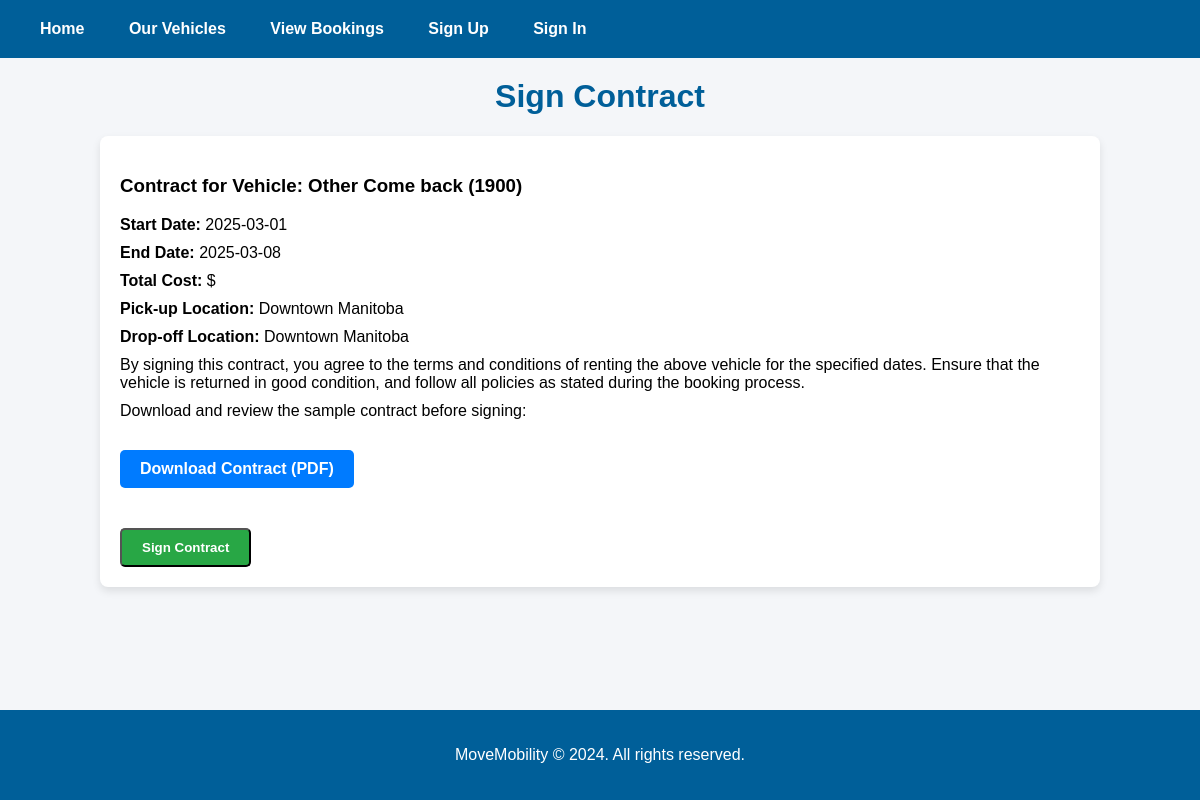
/contract_page.php?booking_id=59 (signed in), run on the app's committed database.
### tables this page shows
CREATE TABLE `bookings` (
  `booking_id` int(11) NOT NULL,
  `user_id` int(11) DEFAULT NULL,
  `vehicle_id` int(11) DEFAULT NULL,
  `start_date` date DEFAULT NULL,
  `end_date` date DEFAULT NULL,
  `status` varchar(50) DEFAULT 'Pending',
  `created_at` timestamp NOT NULL DEFAULT current_timestamp(),
  `payment_status` enum('paid','unpaid') DEFAULT 'unpaid',
  `full_name` varchar(255) NOT NULL,
  `email` varchar(255) NOT NULL,
  `phone` varchar(20) NOT NULL,
  `pickup_location` varchar(255) NOT NULL,
  `dropoff_location` varchar(255) DEFAULT NULL,
  `car_type` varchar(50) NOT NULL,
  `additional_features` text DEFAULT NULL,
  `license` varchar(50) NOT NULL,
  `age` int(11) NOT NULL
);

CREATE TABLE `vehicles` (
  `vehicle_id` int(11) NOT NULL,
  `user_id` int(11) NOT NULL,
  `make` varchar(50) NOT NULL,
  `year` int(11) NOT NULL,
  `model` varchar(100) NOT NULL,
  `fuel_type` varchar(50) NOT NULL,
  `transmission` varchar(50) NOT NULL,
  `ramp_type` varchar(100) NOT NULL,
  `securement_system` varchar(100) NOT NULL,
  `num_wheelchair` int(11) NOT NULL,
  `height_clearance` int(11) NOT NULL,
  `seating_config` int(11) NOT NULL,
  `drive_from_wc` varchar(10) NOT NULL,
  `date_added` timestamp NOT NULL DEFAULT current_timestamp(),
  `availability` tinyint(1) NOT NULL DEFAULT 0,
  `category` varchar(255) NOT NULL,
  `vin` varchar(255) NOT NULL,
  `accessibility_type` varchar(255) NOT NULL,
  `interior_height` decimal(10,2) NOT NULL,
  `door_clearance` decimal(10,2) NOT NULL,
  `ramp_lift_width` decimal(10,2) NOT NULL,
  `registration_document` varchar(255) NOT NULL,
  `insurance_document` varchar(255) NOT NULL,
  `inspection_report` varchar(255) NOT NULL,
  `vehicle_history` text DEFAULT NULL,
  `wheelchair_securement_system` varchar(255) NOT NULL,
  `num_wheelchair_positions` int(11) NOT NULL,
  `ramp_or_lift_functional` tinyint(1) NOT NULL,
  `safety_features` text NOT NULL,
  `emergency_equipment` text NOT NULL,
  `roadworthiness` tinyint(1) NOT NULL,
  `photos` text NOT NULL,
  `rental_rates` longtext NOT NULL CHECK (json_valid(`rental_rates`)),
  `rules_and_restrictions` text NOT NULL,
  `availability_schedule` text NOT NULL,
  `approval_status` varchar(20) NOT NULL DEFAULT 'pending'
);

### contract_page.php (the view, shortened to what this page needs)
<?php
$servername = "localhost";
$username = "root";
$password = "";
$dbname = "rentalwebsite";
$conn = new mysqli($servername, $username, $password, $dbname);
$booking_id = $_GET['booking_id'];
$user_id = $_SESSION['user_id'];
$sql = "SELECT bookings.*, vehicles.make, vehicles.model, vehicles.year
        FROM bookings
        JOIN vehicles ON bookings.vehicle_id = vehicles.vehicle_id
        WHERE bookings.booking_id = ? AND bookings.user_id = ?";
$stmt = $conn->prepare($sql);
$stmt->bind_param("ii", $booking_id, $user_id);
$stmt->execute();
$result = $stmt->get_result();
$booking = $result->fetch_assoc();
?>
<!DOCTYPE html>
<html lang="en">
<head>
</head>
<body>
    <header>
        <nav>
            <a href="index.html">Home</a>
            <a href="our-vehicles.php">Our Vehicles</a>
            <a href="view_booking.php">View Bookings</a>
            <a href="signup.html">Sign Up</a>
            <a href="signin.php">Sign In</a>
        </nav>
    </header>
    <h1>Sign Contract</h1>
    <div class="contract-container">
        <div class="contract-details">
            <h3>Contract for Vehicle: <?= htmlspecialchars($booking['make'] . ' ' . $booking['model'] . ' (' . $booking['year'] . ')') ?></h3>
            <p><strong>Start Date:</strong> <?= htmlspecialchars($booking['start_date']) ?></p>
            <p><strong>End Date:</strong> <?= htmlspecialchars($booking['end_date']) ?></p>
            <p><strong>Total Cost:</strong> $<?= htmlspecialchars($booking['total_cost']) ?></p>
            <p><strong>Pick-up Location:</strong> <?= htmlspecialchars($booking['pickup_location']) ?></p>
            <p><strong>Drop-off Location:</strong> <?= htmlspecialchars($booking['dropoff_location']) ?></p>
            <p>By signing this contract, you agree to the terms and conditions of renting the above vehicle for the specified dates. Ensure that the vehicle is returned in good condition, and follow all policies as stated during the booking process.</p>
            <p>Download and review the sample contract before signing:</p>
            <a class="download-link" href="contracts/sample_contract.pdf" target="_blank">Download Contract (PDF)</a>
        </div>
        <form method="POST" action="">
            <button type="submit" class="sign-button">Sign Contract</button>
        </form>
    </div>
    <footer>
        <p>MoveMobility © 2024. All rights reserved.</p>
    </footer>
</body>
</html>

### contract_page.php (style rules this page uses)
body { font-family: 'Arial', sans-serif; margin: 0; padding: 0; background-color: #f4f6f9; }
header { background-color: #005f99; padding: 20px; color: white; }
nav a { color: white; text-decoration: none; padding: 14px 20px; font-weight: bold; }
h1 { text-align: center; margin-top: 20px; color: #005f99; }
.contract-container { width: 80%; margin: 0 auto; background-color: white; border-radius: 8px; box-shadow: 0 4px 8px rgba(0, 0, 0, 0.1); padding: 20px; margin-bottom: 40px; }
.contract-details { font-size: 16px; margin-bottom: 20px; }
.contract-details p { margin: 10px 0; }
.sign-button { background-color: #28a745; color: white; padding: 10px 20px; border-radius: 5px; text-decoration: none; font-weight: bold; display: inline-block; margin-top: 20px; cursor: pointer; }
.download-link { background-color: #007bff; color: white; padding: 10px 20px; border-radius: 5px; text-decoration: none; font-weight: bold; display: inline-block; margin-top: 20px; }
footer { text-align: center; padding: 20px 0; background-color: #005f99; color: white; position: fixed; width: 100%; bottom: 0; }

### data on the page
bookings: vehicle.year "Other Come back (1900)", start_date "2025-03-01", end_date "2025-03-08", pickup_location "Downtown Manitoba", dropoff_location "Downtown Manitoba"
